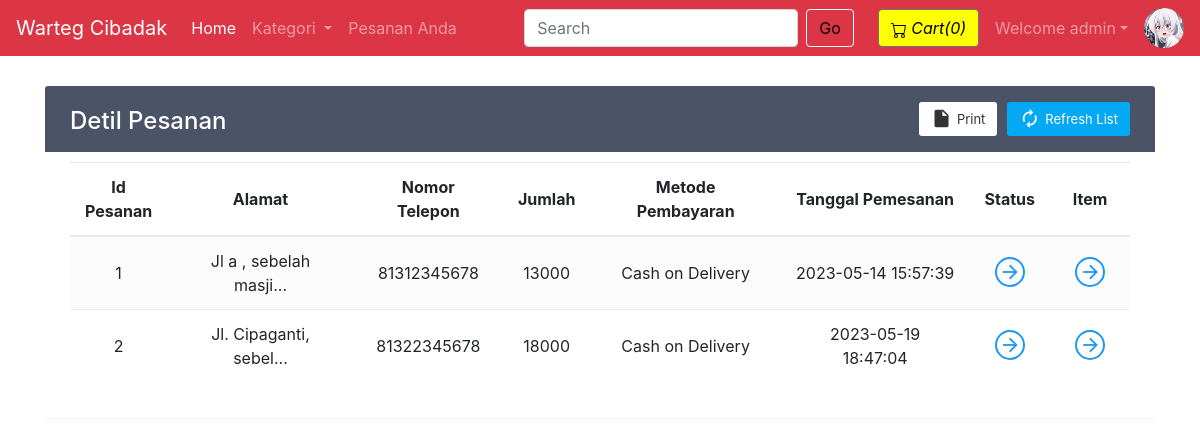
The page /viewOrder.php (signed in) on the database its author committed.
### tables this page shows
CREATE TABLE IF NOT EXISTS `situs` (
  `id_situs` int unsigned NOT NULL AUTO_INCREMENT,
  `nama_situs` varchar(21) NOT NULL,
  `email` varchar(35) NOT NULL,
  `kontak1` bigint NOT NULL,
  `kontak2` bigint DEFAULT NULL COMMENT 'Opsional',
  `alamat` text NOT NULL,
  `waktu` datetime NOT NULL DEFAULT CURRENT_TIMESTAMP,
  PRIMARY KEY (`id_situs`)
);

CREATE TABLE IF NOT EXISTS `pesanan` (
  `id_pesanan` int NOT NULL AUTO_INCREMENT,
  `id_user` int NOT NULL,
  `alamat` varchar(255) NOT NULL,
  `kode_pos` int NOT NULL,
  `no_telp` bigint NOT NULL,
  `biaya` int NOT NULL,
  `cara_bayar` enum('0','1') NOT NULL DEFAULT '0' COMMENT '0 = COD, 1=Online',
  `status_pesanan` enum('0','1','2','3','4','5','6') NOT NULL DEFAULT '0' COMMENT '0=Order Placed.\r\n1=Order Confirmed.\r\n2=Preparing your Order.\r\n3=Your order is on the way!\r\n4=Order Delivered.\r\n5=Order Denied.\r\n6=Order Cancelled.',
  `waktu_pesanan` datetime NOT NULL DEFAULT CURRENT_TIMESTAMP,
  PRIMARY KEY (`id_pesanan`)
);

### viewOrder.php (the view, shortened to what this page needs)
<!doctype html>
<html lang="en">
<head>
    <link rel="stylesheet" href="https://stackpath.bootstrapcdn.com/bootstrap/4.5.0/css/bootstrap.min.css">
    <link rel="stylesheet" href="https://use.fontawesome.com/releases/v5.7.2/css/all.css">
</head>
<body>
    <?php include 'partials/_dbconnect.php';?>
    <?php include 'partials/_nav.php';?>
    <?php
    if($loggedin){
    ?>
    <div class="container">
        <div class="table-wrapper" id="empty">
            <div class="table-title">
                <div class="row">
                    <div class="col-sm-4">
                        <h2>Detil Pesanan</h2>
                    </div>
                    <div class="col-sm-8">
                        <a href="" class="btn btn-primary"><i class="material-icons">&#xE863;</i> <span>Refresh List</span></a>
                        <a href="#" onclick="window.print()" class="btn btn-info"><i class="material-icons">&#xE24D;</i> <span>Print</span></a>
                    </div>
                </div>
            </div>
            <table class="table table-striped table-hover text-center">
                <thead>
                    <tr>
                        <th>Id Pesanan</th>
                        <th>Alamat</th>
                        <th>Nomor Telepon</th>
                        <th>Jumlah</th>
                        <th>Metode Pembayaran</th>
                        <th>Tanggal Pemesanan</th>
                        <th>Status</th>
                        <th>Item</th>
                    </tr>
                </thead>
                <tbody>
                    <?php
                        $sql = "SELECT * FROM `pesanan` WHERE `id_user`= $id_user";
                        $result = mysqli_query($conn, $sql);
                        while($row = mysqli_fetch_assoc($result)){
                            $id_pesanan = $row['id_pesanan'];
                            $alamat = $row['alamat'];
                            $no_telp = $row['no_telp'];
                            $biaya = $row['biaya'];
                            $waktu_pesanan = $row['waktu_pesanan'];
                            $cara_bayar = $row['cara_bayar'];
                            if($cara_bayar == 0) {
                                $cara_bayar = "Cash on Delivery";
                            }
                            else {
                                $cara_bayar = "QRIS";
                            }
                            echo '<tr>
                                    <td>' . $id_pesanan . '</td>
                                    <td>' . substr($alamat, 0, 20) . '...</td>
                                    <td>' . $no_telp . '</td>
                                    <td>' . $biaya . '</td>
                                    <td>' . $cara_bayar . '</td>
                                    <td>' . $waktu_pesanan . '</td>
                                    <td><a href="#" data-toggle="modal" data-target="#status_pesanan' . $id_pesanan . '" class="view"><i class="material-icons">&#xE5C8;</i></a></td>
                                    <td><a href="#" data-toggle="modal" data-target="#orderItem' . $id_pesanan . '" class="view" title="View Details"><i class="material-icons">&#xE5C8;</i></a></td>
                                </tr>';
                        }
                            ?>
                </tbody>
            </table>
        </div>
    </div>
    <?php
    }
    else {
        echo '<div class="container" style="min-height : 610px;">
        <div class="alert alert-info my-3">
            <font style="font-size:22px"><center>Untuk melihat order, Anda harus <strong><a class="alert-link" data-toggle="modal" data-target="#loginModal">Login</a></strong></center></font>
        </div></div>';
    }
    ?>
  </body>
</html>

### partials/_nav.php (shortened to what this page needs)
<?php
if(isset($_SESSION['loggedin']) && $_SESSION['loggedin']==true){
  $loggedin= true;
  $id_user = $_SESSION['id_user'];
  $username = $_SESSION['username'];
}
else{
  $loggedin = false;
  $id_user = 0;
}
$sql = "SELECT * FROM `situs`";
$result = mysqli_query($conn, $sql);
$row = mysqli_fetch_assoc($result);
$nama_situs = $row['nama_situs'];
echo '<nav class="navbar navbar-expand-lg navbar-dark bg-danger">
      <a class="navbar-brand" href="index.php">'.$nama_situs.'</a>
      <button class="navbar-toggler" type="button" data-toggle="collapse" data-target="#navbarSupportedContent" aria-controls="navbarSupportedContent" aria-expanded="false" aria-label="Toggle navigation">
        <span class="navbar-toggler-icon"></span>
      </button>
      <div class="collapse navbar-collapse" id="navbarSupportedContent">
        <ul class="navbar-nav mr-auto">
          <li class="nav-item active">
            <a class="nav-link" href="index.php">Home<span class="sr-only">(current)</span></a>
          </li>
          <li class="nav-item dropdown">
            <a class="nav-link dropdown-toggle" href="#" id="navbarDropdown" role="button" data-toggle="dropdown" aria-haspopup="true" aria-expanded="false">
              Kategori
            </a>
            <div class="dropdown-menu" aria-labelledby="navbarDropdown">';
            echo '</div>
          </li>
          <li class="nav-item">
            <a class="nav-link" href="viewOrder.php">Pesanan Anda</a>
          </li>
        </ul>
        <form method="get" action="/Project Warteg/search.php" class="form-inline my-2 my-lg-0 mx-3">
          <input class="form-control mr-sm-2" type="search" name="search" id="search" placeholder="Search" aria-label="Search" required style="color: black;">
          <button class="btn btn-outline-success my-2 my-sm-0" type="submit" style="color: black; border-color: white;">
            Go
          </button>
        </form>
        <style>
        .btn-outline-success:hover {
        color: black;
        background-color: white;
        border-color: black;
      }
      </style>';
        $countsql = "SELECT SUM(`jumlah`) FROM `keranjang` WHERE `id_user`=$id_user";
        $countresult = mysqli_query($conn, $countsql);
        $countrow = mysqli_fetch_assoc($countresult);
        $count = $countrow['SUM(`jumlah`)'];
        if(!$count) {
          $count = 0;
        }
        echo '<a href="viewCart.php"><button type="button" class="btn btn-secondary mx-2" title="MyCart" style="background-color: yellow; color: black;">
          <svg xmlns="img/cart.svg" width="16" height="16" fill="currentColor" class="bi bi-cart" viewBox="0 0 16 16">
            <path d="M0 1.5A.5.5 0 0 1 .5 1H2a.5.5 0 0 1 .485.379L2.89 3H14.5a.5.5 0 0 1 .491.592l-1.5 8A.5.5 0 0 1 13 12H4a.5.5 0 0 1-.491-.408L2.01 3.607 1.61 2H.5a.5.5 0 0 1-.5-.5zM3.102 4l1.313 7h8.17l1.313-7H3.102zM5 12a2 2 0 1 0 0 4 2 2 0 0 0 0-4zm7 0a2 2 0 1 0 0 4 2 2 0 0 0 0-4zm-7 1a1 1 0 1 1 0 2 1 1 0 0 1 0-2zm7 0a1 1 0 1 1 0 2 1 1 0 0 1 0-2z"/>
          </svg>
          <i class="bi bi-cart">Cart(' .$count. ')</i>
        </button></a>';
        if($loggedin){
          echo '<ul class="navbar-nav mr-2">
            <li class="nav-item dropdown">
              <a class="nav-link dropdown-toggle" href="#" id="navbarDropdown" role="button" data-toggle="dropdown"> Welcome ' .$username. '</a>
              <div class="dropdown-menu" aria-labelledby="navbarDropdown">
                <a class="dropdown-item" href="partials/_logout.php">Logout</a>
              </div>
            </li>
          </ul>
          <div class="text-center image-size-small position-relative">
            <a href="viewProfile.php"><img src="img/person-' .$id_user. '.jpg" class="rounded-circle" onError="this.src = \'img/profilePic.jpg\'" style="width:40px; height:40px"></a>
          </div>';
        }
  echo '</div>
    </nav>';
?>

### viewOrder.php (style rules this page uses)
.table-wrapper { background: #fff; padding: 20px 25px; margin: 30px auto; border-radius: 3px; box-shadow: 0 1px 1px rgba(0,0,0,.05); }
.table-wrapper .btn { float: right; color: #333; background-color: #fff; border-radius: 3px; border: none; outline: none !important; margin-left: 10px; }
.table-wrapper .btn.btn-primary { color: #fff; background: #03A9F4; }
.table-title .btn { font-size: 13px; border: none; }
.table-title .btn i { float: left; font-size: 21px; margin-right: 5px; }
.table-title .btn span { float: left; margin-top: 2px; }
.table-title { color: #fff; background: #4b5366; padding: 16px 25px; margin: -20px -25px 10px; border-radius: 3px 3px 0 0; }
.table-title h2 { margin: 5px 0 0; font-size: 24px; }
table.table tr th, table.table tr td { border-color: #e9e9e9; padding: 12px 15px; vertical-align: middle; }
table.table tr th:first-child { width: 60px; }
table.table tr th:last-child { width: 80px; }
table.table-striped tbody tr:nth-of-type(odd) { background-color: #fcfcfc; }
table.table td a { font-weight: bold; color: #566787; display: inline-block; text-decoration: none; }
table.table td a.view { width: 30px; height: 30px; color: #2196F3; border: 2px solid; border-radius: 30px; text-align: center; }
table.table td a.view i { font-size: 22px; margin: 2px 0 0 1px; }
table { counter-reset: section; }

### rows shown on the page
situs: nama_situs "Warteg Cibadak"
pesanan: id_pesanan "1", alamat "Jl a , sebelah masji", no_telp "81312345678", biaya "13000", cara_bayar "Cash on Delivery", waktu_pesanan "2023-05-14 15:57:39"
pesanan: id_pesanan "2", alamat "Jl. Cipaganti, sebel", no_telp "81322345678", biaya "18000", cara_bayar "Cash on Delivery", waktu_pesanan "2023-05-19 18:47:04"

### other values the page prints
$count "0"
$username "admin"
